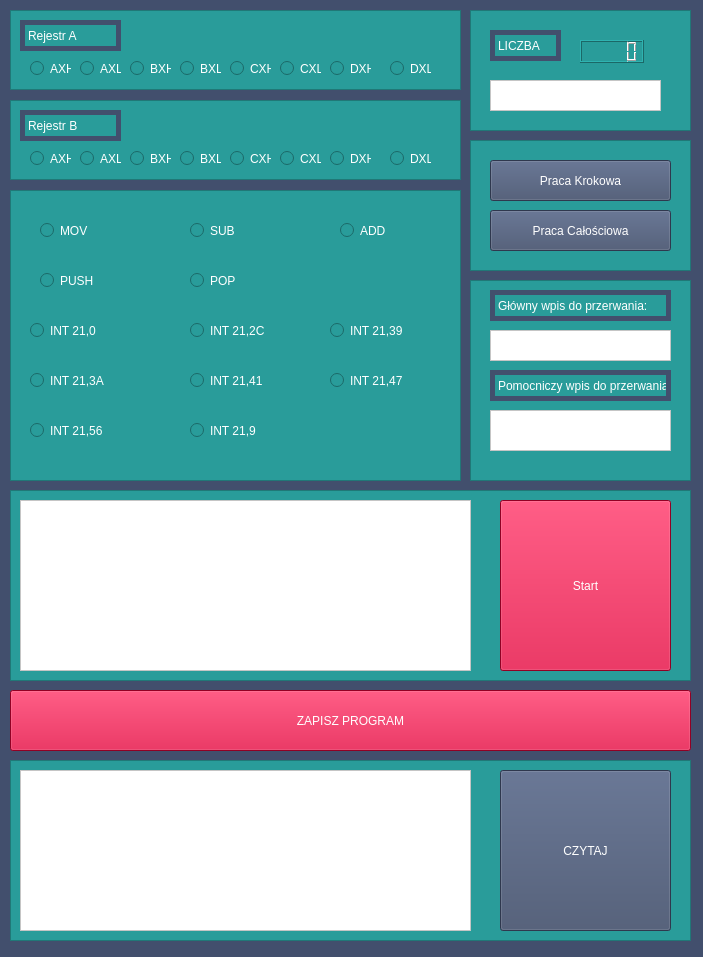
<?xml version="1.0" encoding="UTF-8"?>
<ui version="4.0">
 <class>Form</class>
 <widget class="QWidget" name="Form">
  <property name="geometry">
   <rect>
    <x>0</x>
    <y>0</y>
    <width>703</width>
    <height>957</height>
   </rect>
  </property>
  <property name="windowTitle">
   <string>Form</string>
  </property>
  <property name="styleSheet">
   <string notr="true">QWidget{
background:#424f6d;
}
QFrame:hover{
border-width:5px;
border-style:solid;
border-color:	#69d28b;
}
QFrame,QRadioButton{
background:#299c9a;
}
QRadioButton{
color:#fff;
}
QRadioButton:hover{
background:#424f6d;
}
QPushButton{
background:#424f6d;
color:#fff;
}
#start,#save{
background:	#cc0033;
}
#start:hover,#save:hover{
background:	#e6334d;
}
QPushButton:hover{
background:#45637e;
}
QTextBrowser,QTextEdit{
background:#fff;
}
QLabel{
color:#fff;
border-style: solid;
 border-width: 5px;
border-color:#424f6d;
}</string>
  </property>
  <widget class="QFrame" name="frame">
   <property name="geometry">
    <rect>
     <x>10</x>
     <y>10</y>
     <width>451</width>
     <height>80</height>
    </rect>
   </property>
   <property name="frameShape">
    <enum>QFrame::StyledPanel</enum>
   </property>
   <property name="frameShadow">
    <enum>QFrame::Raised</enum>
   </property>
   <widget class="QRadioButton" name="DXH">
    <property name="geometry">
     <rect>
      <x>320</x>
      <y>50</y>
      <width>41</width>
      <height>17</height>
     </rect>
    </property>
    <property name="text">
     <string>DXH</string>
    </property>
   </widget>
   <widget class="QRadioButton" name="CXL">
    <property name="geometry">
     <rect>
      <x>270</x>
      <y>50</y>
      <width>41</width>
      <height>17</height>
     </rect>
    </property>
    <property name="text">
     <string>CXL</string>
    </property>
   </widget>
   <widget class="QRadioButton" name="DXL">
    <property name="geometry">
     <rect>
      <x>380</x>
      <y>50</y>
      <width>41</width>
      <height>17</height>
     </rect>
    </property>
    <property name="text">
     <string>DXL</string>
    </property>
   </widget>
   <widget class="QLabel" name="label">
    <property name="geometry">
     <rect>
      <x>10</x>
      <y>10</y>
      <width>101</width>
      <height>31</height>
     </rect>
    </property>
    <property name="text">
     <string>Rejestr A</string>
    </property>
   </widget>
   <widget class="QRadioButton" name="AXH">
    <property name="geometry">
     <rect>
      <x>20</x>
      <y>50</y>
      <width>41</width>
      <height>17</height>
     </rect>
    </property>
    <property name="text">
     <string>AXH</string>
    </property>
   </widget>
   <widget class="QRadioButton" name="AXL">
    <property name="geometry">
     <rect>
      <x>70</x>
      <y>50</y>
      <width>41</width>
      <height>17</height>
     </rect>
    </property>
    <property name="text">
     <string>AXL</string>
    </property>
   </widget>
   <widget class="QRadioButton" name="CXH">
    <property name="geometry">
     <rect>
      <x>220</x>
      <y>50</y>
      <width>41</width>
      <height>17</height>
     </rect>
    </property>
    <property name="text">
     <string>CXH</string>
    </property>
   </widget>
   <widget class="QRadioButton" name="BXL">
    <property name="geometry">
     <rect>
      <x>170</x>
      <y>50</y>
      <width>41</width>
      <height>17</height>
     </rect>
    </property>
    <property name="text">
     <string>BXL</string>
    </property>
   </widget>
   <widget class="QRadioButton" name="BXH">
    <property name="geometry">
     <rect>
      <x>120</x>
      <y>50</y>
      <width>41</width>
      <height>17</height>
     </rect>
    </property>
    <property name="text">
     <string>BXH</string>
    </property>
   </widget>
  </widget>
  <widget class="QFrame" name="frame_2">
   <property name="geometry">
    <rect>
     <x>10</x>
     <y>100</y>
     <width>451</width>
     <height>80</height>
    </rect>
   </property>
   <property name="frameShape">
    <enum>QFrame::StyledPanel</enum>
   </property>
   <property name="frameShadow">
    <enum>QFrame::Raised</enum>
   </property>
   <widget class="QRadioButton" name="DXH_2">
    <property name="geometry">
     <rect>
      <x>320</x>
      <y>50</y>
      <width>41</width>
      <height>17</height>
     </rect>
    </property>
    <property name="text">
     <string>DXH</string>
    </property>
   </widget>
   <widget class="QRadioButton" name="CXL_2">
    <property name="geometry">
     <rect>
      <x>270</x>
      <y>50</y>
      <width>41</width>
      <height>17</height>
     </rect>
    </property>
    <property name="text">
     <string>CXL</string>
    </property>
   </widget>
   <widget class="QRadioButton" name="DXL_2">
    <property name="geometry">
     <rect>
      <x>380</x>
      <y>50</y>
      <width>41</width>
      <height>17</height>
     </rect>
    </property>
    <property name="text">
     <string>DXL</string>
    </property>
   </widget>
   <widget class="QLabel" name="label_2">
    <property name="geometry">
     <rect>
      <x>10</x>
      <y>10</y>
      <width>101</width>
      <height>31</height>
     </rect>
    </property>
    <property name="text">
     <string>Rejestr B</string>
    </property>
   </widget>
   <widget class="QRadioButton" name="AXH_2">
    <property name="geometry">
     <rect>
      <x>20</x>
      <y>50</y>
      <width>41</width>
      <height>17</height>
     </rect>
    </property>
    <property name="text">
     <string>AXH</string>
    </property>
   </widget>
   <widget class="QRadioButton" name="AXL_2">
    <property name="geometry">
     <rect>
      <x>70</x>
      <y>50</y>
      <width>41</width>
      <height>17</height>
     </rect>
    </property>
    <property name="text">
     <string>AXL</string>
    </property>
   </widget>
   <widget class="QRadioButton" name="CXH_2">
    <property name="geometry">
     <rect>
      <x>220</x>
      <y>50</y>
      <width>41</width>
      <height>17</height>
     </rect>
    </property>
    <property name="text">
     <string>CXH</string>
    </property>
   </widget>
   <widget class="QRadioButton" name="BXL_2">
    <property name="geometry">
     <rect>
      <x>170</x>
      <y>50</y>
      <width>41</width>
      <height>17</height>
     </rect>
    </property>
    <property name="text">
     <string>BXL</string>
    </property>
   </widget>
   <widget class="QRadioButton" name="BXH_2">
    <property name="geometry">
     <rect>
      <x>120</x>
      <y>50</y>
      <width>41</width>
      <height>17</height>
     </rect>
    </property>
    <property name="text">
     <string>BXH</string>
    </property>
   </widget>
  </widget>
  <widget class="QFrame" name="frame_4">
   <property name="geometry">
    <rect>
     <x>470</x>
     <y>10</y>
     <width>221</width>
     <height>121</height>
    </rect>
   </property>
   <property name="frameShape">
    <enum>QFrame::StyledPanel</enum>
   </property>
   <property name="frameShadow">
    <enum>QFrame::Raised</enum>
   </property>
   <widget class="QLabel" name="label_3">
    <property name="geometry">
     <rect>
      <x>20</x>
      <y>20</y>
      <width>71</width>
      <height>31</height>
     </rect>
    </property>
    <property name="text">
     <string>LICZBA</string>
    </property>
   </widget>
   <widget class="QTextEdit" name="textEdit">
    <property name="geometry">
     <rect>
      <x>20</x>
      <y>70</y>
      <width>171</width>
      <height>31</height>
     </rect>
    </property>
   </widget>
   <widget class="QLCDNumber" name="lcdNumber">
    <property name="geometry">
     <rect>
      <x>110</x>
      <y>30</y>
      <width>64</width>
      <height>23</height>
     </rect>
    </property>
   </widget>
  </widget>
  <widget class="QFrame" name="frame_5">
   <property name="geometry">
    <rect>
     <x>10</x>
     <y>490</y>
     <width>681</width>
     <height>191</height>
    </rect>
   </property>
   <property name="frameShape">
    <enum>QFrame::StyledPanel</enum>
   </property>
   <property name="frameShadow">
    <enum>QFrame::Raised</enum>
   </property>
   <widget class="QTextBrowser" name="textBrowser">
    <property name="geometry">
     <rect>
      <x>10</x>
      <y>10</y>
      <width>451</width>
      <height>171</height>
     </rect>
    </property>
   </widget>
   <widget class="QPushButton" name="start">
    <property name="geometry">
     <rect>
      <x>490</x>
      <y>10</y>
      <width>171</width>
      <height>171</height>
     </rect>
    </property>
    <property name="text">
     <string>Start</string>
    </property>
   </widget>
  </widget>
  <widget class="QFrame" name="frame_6">
   <property name="geometry">
    <rect>
     <x>10</x>
     <y>760</y>
     <width>681</width>
     <height>181</height>
    </rect>
   </property>
   <property name="frameShape">
    <enum>QFrame::StyledPanel</enum>
   </property>
   <property name="frameShadow">
    <enum>QFrame::Raised</enum>
   </property>
   <widget class="QTextBrowser" name="textBrowser_2">
    <property name="geometry">
     <rect>
      <x>10</x>
      <y>10</y>
      <width>451</width>
      <height>161</height>
     </rect>
    </property>
   </widget>
   <widget class="QPushButton" name="czytaj">
    <property name="geometry">
     <rect>
      <x>490</x>
      <y>10</y>
      <width>171</width>
      <height>161</height>
     </rect>
    </property>
    <property name="text">
     <string>CZYTAJ</string>
    </property>
   </widget>
  </widget>
  <widget class="QFrame" name="frame_7">
   <property name="geometry">
    <rect>
     <x>470</x>
     <y>140</y>
     <width>221</width>
     <height>131</height>
    </rect>
   </property>
   <property name="frameShape">
    <enum>QFrame::StyledPanel</enum>
   </property>
   <property name="frameShadow">
    <enum>QFrame::Raised</enum>
   </property>
   <widget class="QPushButton" name="krokowa">
    <property name="geometry">
     <rect>
      <x>20</x>
      <y>20</y>
      <width>181</width>
      <height>41</height>
     </rect>
    </property>
    <property name="text">
     <string>Praca Krokowa</string>
    </property>
   </widget>
   <widget class="QPushButton" name="calosciowa">
    <property name="geometry">
     <rect>
      <x>20</x>
      <y>70</y>
      <width>181</width>
      <height>41</height>
     </rect>
    </property>
    <property name="text">
     <string>Praca Całościowa</string>
    </property>
   </widget>
  </widget>
  <widget class="QPushButton" name="save">
   <property name="geometry">
    <rect>
     <x>10</x>
     <y>690</y>
     <width>681</width>
     <height>61</height>
    </rect>
   </property>
   <property name="text">
    <string>ZAPISZ PROGRAM</string>
   </property>
  </widget>
  <widget class="QFrame" name="frame_3">
   <property name="geometry">
    <rect>
     <x>10</x>
     <y>190</y>
     <width>451</width>
     <height>291</height>
    </rect>
   </property>
   <property name="frameShape">
    <enum>QFrame::StyledPanel</enum>
   </property>
   <property name="frameShadow">
    <enum>QFrame::Raised</enum>
   </property>
   <widget class="QRadioButton" name="MOV">
    <property name="geometry">
     <rect>
      <x>30</x>
      <y>20</y>
      <width>82</width>
      <height>41</height>
     </rect>
    </property>
    <property name="text">
     <string>MOV</string>
    </property>
   </widget>
   <widget class="QRadioButton" name="SUB">
    <property name="geometry">
     <rect>
      <x>180</x>
      <y>20</y>
      <width>82</width>
      <height>41</height>
     </rect>
    </property>
    <property name="text">
     <string>SUB</string>
    </property>
   </widget>
   <widget class="QRadioButton" name="ADD">
    <property name="geometry">
     <rect>
      <x>330</x>
      <y>20</y>
      <width>82</width>
      <height>41</height>
     </rect>
    </property>
    <property name="text">
     <string>ADD</string>
    </property>
   </widget>
   <widget class="QRadioButton" name="push">
    <property name="geometry">
     <rect>
      <x>30</x>
      <y>70</y>
      <width>82</width>
      <height>41</height>
     </rect>
    </property>
    <property name="text">
     <string>PUSH</string>
    </property>
   </widget>
   <widget class="QRadioButton" name="pop">
    <property name="geometry">
     <rect>
      <x>180</x>
      <y>70</y>
      <width>82</width>
      <height>41</height>
     </rect>
    </property>
    <property name="text">
     <string>POP</string>
    </property>
   </widget>
   <widget class="QRadioButton" name="int0">
    <property name="geometry">
     <rect>
      <x>20</x>
      <y>120</y>
      <width>82</width>
      <height>41</height>
     </rect>
    </property>
    <property name="text">
     <string>INT 21,0</string>
    </property>
   </widget>
   <widget class="QRadioButton" name="int2c">
    <property name="geometry">
     <rect>
      <x>180</x>
      <y>120</y>
      <width>82</width>
      <height>41</height>
     </rect>
    </property>
    <property name="text">
     <string>INT 21,2C</string>
    </property>
   </widget>
   <widget class="QRadioButton" name="int39">
    <property name="geometry">
     <rect>
      <x>320</x>
      <y>120</y>
      <width>82</width>
      <height>41</height>
     </rect>
    </property>
    <property name="text">
     <string>INT 21,39</string>
    </property>
   </widget>
   <widget class="QRadioButton" name="int3a">
    <property name="geometry">
     <rect>
      <x>20</x>
      <y>170</y>
      <width>82</width>
      <height>41</height>
     </rect>
    </property>
    <property name="text">
     <string>INT 21,3A</string>
    </property>
   </widget>
   <widget class="QRadioButton" name="int41">
    <property name="geometry">
     <rect>
      <x>180</x>
      <y>170</y>
      <width>82</width>
      <height>41</height>
     </rect>
    </property>
    <property name="text">
     <string>INT 21,41</string>
    </property>
   </widget>
   <widget class="QRadioButton" name="int47">
    <property name="geometry">
     <rect>
      <x>320</x>
      <y>170</y>
      <width>82</width>
      <height>41</height>
     </rect>
    </property>
    <property name="text">
     <string>INT 21,47</string>
    </property>
   </widget>
   <widget class="QRadioButton" name="int56">
    <property name="geometry">
     <rect>
      <x>20</x>
      <y>220</y>
      <width>82</width>
      <height>41</height>
     </rect>
    </property>
    <property name="text">
     <string>INT 21,56</string>
    </property>
   </widget>
   <widget class="QRadioButton" name="int9">
    <property name="geometry">
     <rect>
      <x>180</x>
      <y>220</y>
      <width>82</width>
      <height>41</height>
     </rect>
    </property>
    <property name="text">
     <string>INT 21,9</string>
    </property>
   </widget>
  </widget>
  <widget class="QFrame" name="frame_8">
   <property name="geometry">
    <rect>
     <x>470</x>
     <y>280</y>
     <width>221</width>
     <height>201</height>
    </rect>
   </property>
   <property name="frameShape">
    <enum>QFrame::StyledPanel</enum>
   </property>
   <property name="frameShadow">
    <enum>QFrame::Raised</enum>
   </property>
   <widget class="QTextEdit" name="przerwT1">
    <property name="geometry">
     <rect>
      <x>20</x>
      <y>50</y>
      <width>181</width>
      <height>31</height>
     </rect>
    </property>
   </widget>
   <widget class="QTextEdit" name="przerwT2">
    <property name="geometry">
     <rect>
      <x>20</x>
      <y>130</y>
      <width>181</width>
      <height>41</height>
     </rect>
    </property>
   </widget>
   <widget class="QLabel" name="label_4">
    <property name="geometry">
     <rect>
      <x>20</x>
      <y>10</y>
      <width>181</width>
      <height>31</height>
     </rect>
    </property>
    <property name="text">
     <string>Główny wpis do przerwania:</string>
    </property>
   </widget>
   <widget class="QLabel" name="label_5">
    <property name="geometry">
     <rect>
      <x>20</x>
      <y>90</y>
      <width>181</width>
      <height>31</height>
     </rect>
    </property>
    <property name="text">
     <string>Pomocniczy wpis do przerwania:</string>
    </property>
   </widget>
  </widget>
 </widget>
 <resources/>
 <connections/>
</ui>
